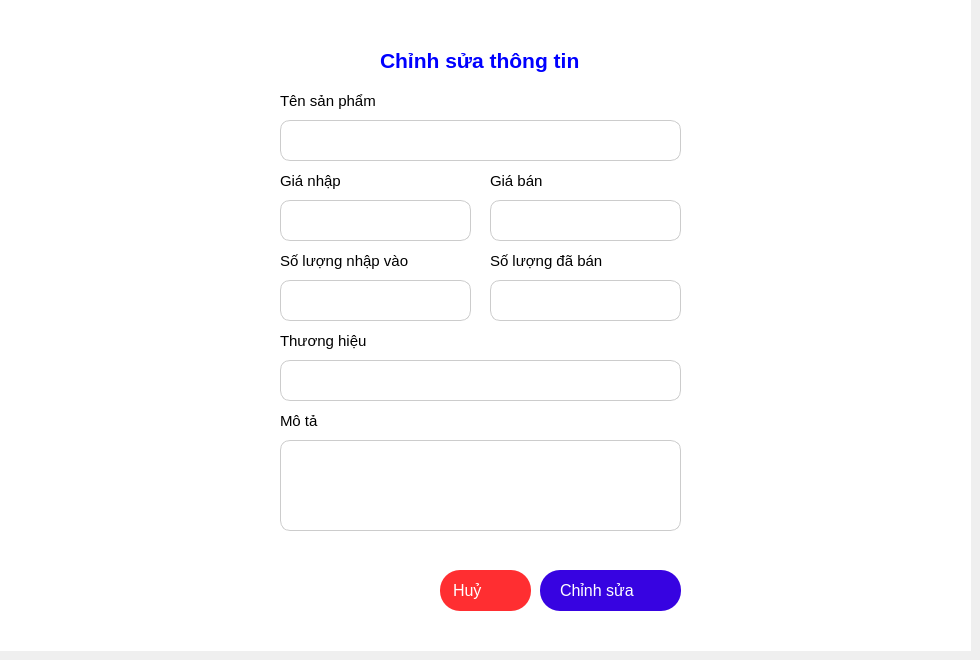
      <widget class="QWidget" name="tab_4">
       <attribute name="title">
        <string>    Chỉnh sửa    </string>
       </attribute>
       <widget class="QWidget" name="widget_14" native="true">
        <property name="geometry">
         <rect>
          <x>0</x>
          <y>0</y>
          <width>971</width>
          <height>651</height>
         </rect>
        </property>
        <property name="styleSheet">
         <string notr="true">background-color:#fff;
</string>
        </property>
        <widget class="QLabel" name="phoneLabel_2">
         <property name="geometry">
          <rect>
           <x>500</x>
           <y>210</y>
           <width>101</width>
           <height>21</height>
          </rect>
         </property>
         <property name="font">
          <font>
           <pointsize>11</pointsize>
           <fontweight>DemiBold</fontweight>
          </font>
         </property>
         <property name="styleSheet">
          <string notr="true">color: black;</string>
         </property>
         <property name="text">
          <string/>
         </property>
        </widget>
        <widget class="QLabel" name="emailLabel_4">
         <property name="geometry">
          <rect>
           <x>290</x>
           <y>540</y>
           <width>401</width>
           <height>21</height>
          </rect>
         </property>
         <property name="font">
          <font>
           <pointsize>13</pointsize>
           <bold>true</bold>
          </font>
         </property>
         <property name="styleSheet">
          <string notr="true">color: red;</string>
         </property>
         <property name="text">
          <string/>
         </property>
        </widget>
        <widget class="QWidget" name="widget_20" native="true">
         <property name="geometry">
          <rect>
           <x>160</x>
           <y>50</y>
           <width>661</width>
           <height>581</height>
          </rect>
         </property>
         <widget class="QLabel" name="emailLabel_3">
          <property name="geometry">
           <rect>
            <x>330</x>
            <y>120</y>
            <width>81</width>
            <height>21</height>
           </rect>
          </property>
          <property name="font">
           <font>
            <pointsize>11</pointsize>
            <fontweight>DemiBold</fontweight>
           </font>
          </property>
          <property name="styleSheet">
           <string notr="true">color: black;</string>
          </property>
          <property name="text">
           <string>Giá bán</string>
          </property>
         </widget>
         <widget class="QLabel" name="nameLabel_2">
          <property name="geometry">
           <rect>
            <x>120</x>
            <y>40</y>
            <width>141</width>
            <height>21</height>
           </rect>
          </property>
          <property name="font">
           <font>
            <pointsize>11</pointsize>
            <fontweight>DemiBold</fontweight>
           </font>
          </property>
          <property name="styleSheet">
           <string notr="true">color: black;</string>
          </property>
          <property name="text">
           <string>Tên sản phẩm</string>
          </property>
         </widget>
         <widget class="QLabel" name="changeUpdateLabel">
          <property name="geometry">
           <rect>
            <x>120</x>
            <y>360</y>
            <width>161</width>
            <height>21</height>
           </rect>
          </property>
          <property name="font">
           <font>
            <pointsize>11</pointsize>
            <fontweight>DemiBold</fontweight>
           </font>
          </property>
          <property name="styleSheet">
           <string notr="true">color: black;</string>
          </property>
          <property name="text">
           <string>Mô tả</string>
          </property>
         </widget>
         <widget class="QTextEdit" name="detailU">
          <property name="geometry">
           <rect>
            <x>120</x>
            <y>390</y>
            <width>401</width>
            <height>91</height>
           </rect>
          </property>
          <property name="font">
           <font>
            <pointsize>12</pointsize>
            <bold>false</bold>
           </font>
          </property>
          <property name="styleSheet">
           <string notr="true">border-radius: 10px;
color: #000;
border: 1px solid #ccc;
padding-left: 10px;
background-color: #fff;</string>
          </property>
         </widget>
         <widget class="QPushButton" name="cancelBtn_2">
          <property name="geometry">
           <rect>
            <x>280</x>
            <y>520</y>
            <width>91</width>
            <height>41</height>
           </rect>
          </property>
          <property name="font">
           <font>
            <pointsize>12</pointsize>
            <bold>false</bold>
           </font>
          </property>
          <property name="cursor">
           <cursorShape>PointingHandCursor</cursorShape>
          </property>
          <property name="styleSheet">
           <string notr="true">border-radius: 20px;
background-color:rgb(255, 46, 49);
border:none;
padding-left: 13px;
text-align: left;

color: #fff;</string>
          </property>
          <property name="text">
           <string>Huỷ</string>
          </property>
          <property name="icon">
           <iconset resource="resourse.qrc">
            <normaloff>:/new/img/img/cancel.png</normaloff>:/new/img/img/cancel.png</iconset>
          </property>
          <property name="iconSize">
           <size>
            <width>26</width>
            <height>26</height>
           </size>
          </property>
         </widget>
         <widget class="QLabel" name="emailLabel_2">
          <property name="geometry">
           <rect>
            <x>120</x>
            <y>120</y>
            <width>81</width>
            <height>21</height>
           </rect>
          </property>
          <property name="font">
           <font>
            <pointsize>11</pointsize>
            <fontweight>DemiBold</fontweight>
           </font>
          </property>
          <property name="styleSheet">
           <string notr="true">color: black;</string>
          </property>
          <property name="text">
           <string>Giá nhập</string>
          </property>
         </widget>
         <widget class="QLineEdit" name="priceU">
          <property name="geometry">
           <rect>
            <x>330</x>
            <y>150</y>
            <width>191</width>
            <height>41</height>
           </rect>
          </property>
          <property name="font">
           <font>
            <pointsize>12</pointsize>
            <bold>false</bold>
           </font>
          </property>
          <property name="cursor">
           <cursorShape>IBeamCursor</cursorShape>
          </property>
          <property name="styleSheet">
           <string notr="true">border-radius: 10px;
color: #000;
border: 1px solid #ccc;
padding-left: 10px;
background-color: #fff;</string>
          </property>
          <property name="text">
           <string/>
          </property>
         </widget>
         <widget class="QLineEdit" name="sellU">
          <property name="geometry">
           <rect>
            <x>330</x>
            <y>230</y>
            <width>191</width>
            <height>41</height>
           </rect>
          </property>
          <property name="font">
           <font>
            <pointsize>12</pointsize>
            <bold>false</bold>
           </font>
          </property>
          <property name="cursor">
           <cursorShape>IBeamCursor</cursorShape>
          </property>
          <property name="styleSheet">
           <string notr="true">border-radius: 10px;
color: #000;
border: 1px solid #ccc;
padding-left: 10px;background-color: #fff;</string>
          </property>
          <property name="text">
           <string/>
          </property>
          <property name="echoMode">
           <enum>QLineEdit::EchoMode::Normal</enum>
          </property>
         </widget>
         <widget class="QLineEdit" name="nameUpdate">
          <property name="geometry">
           <rect>
            <x>120</x>
            <y>70</y>
            <width>401</width>
            <height>41</height>
           </rect>
          </property>
          <property name="font">
           <font>
            <pointsize>12</pointsize>
            <bold>false</bold>
           </font>
          </property>
          <property name="cursor">
           <cursorShape>IBeamCursor</cursorShape>
          </property>
          <property name="styleSheet">
           <string notr="true">border-radius: 10px;
color: #000;
border: 1px solid #ccc;
padding-left: 10px;
background-color: #fff;</string>
          </property>
          <property name="text">
           <string/>
          </property>
         </widget>
         <widget class="QLabel" name="label_41">
          <property name="geometry">
           <rect>
            <x>220</x>
            <y>-10</y>
            <width>231</width>
            <height>41</height>
           </rect>
          </property>
          <property name="font">
           <font>
            <pointsize>16</pointsize>
            <bold>true</bold>
           </font>
          </property>
          <property name="styleSheet">
           <string notr="true">color: blue;
</string>
          </property>
          <property name="text">
           <string>Chỉnh sửa thông tin</string>
          </property>
         </widget>
         <widget class="QPushButton" name="updateBtn">
          <property name="geometry">
           <rect>
            <x>380</x>
            <y>520</y>
            <width>141</width>
            <height>41</height>
           </rect>
          </property>
          <property name="font">
           <font>
            <pointsize>12</pointsize>
            <bold>false</bold>
           </font>
          </property>
          <property name="cursor">
           <cursorShape>PointingHandCursor</cursorShape>
          </property>
          <property name="styleSheet">
           <string notr="true">border-radius: 20px;
background-color: #f7f7f7;
border:none;
background-color: rgb(55, 3, 225);
text-align: left;
padding-left: 20px;
padding-right: 5px;
color: #fff;</string>
          </property>
          <property name="text">
           <string>Chỉnh sửa</string>
          </property>
          <property name="icon">
           <iconset resource="resourse.qrc">
            <normaloff>:/new/img/img/confirm.png</normaloff>:/new/img/img/confirm.png</iconset>
          </property>
          <property name="iconSize">
           <size>
            <width>23</width>
            <height>23</height>
           </size>
          </property>
         </widget>
         <widget class="QLabel" name="passLabel_5">
          <property name="geometry">
           <rect>
            <x>120</x>
            <y>200</y>
            <width>141</width>
            <height>21</height>
           </rect>
          </property>
          <property name="font">
           <font>
            <pointsize>11</pointsize>
            <fontweight>DemiBold</fontweight>
           </font>
          </property>
          <property name="styleSheet">
           <string notr="true">color: black;</string>
          </property>
          <property name="text">
           <string>Số lượng nhập vào</string>
          </property>
         </widget>
         <widget class="QLabel" name="passLabel_3">
          <property name="geometry">
           <rect>
            <x>330</x>
            <y>200</y>
            <width>141</width>
            <height>21</height>
           </rect>
          </property>
          <property name="font">
           <font>
            <pointsize>11</pointsize>
            <fontweight>DemiBold</fontweight>
           </font>
          </property>
          <property name="styleSheet">
           <string notr="true">color: black;</string>
          </property>
          <property name="text">
           <string>Số lượng đã bán</string>
          </property>
         </widget>
         <widget class="QLineEdit" name="qntU">
          <property name="geometry">
           <rect>
            <x>120</x>
            <y>230</y>
            <width>191</width>
            <height>41</height>
           </rect>
          </property>
          <property name="font">
           <font>
            <pointsize>12</pointsize>
            <bold>false</bold>
           </font>
          </property>
          <property name="cursor">
           <cursorShape>IBeamCursor</cursorShape>
          </property>
          <property name="styleSheet">
           <string notr="true">border-radius: 10px;
color: #000;
border: 1px solid #ccc;
padding-left: 10px;background-color: #fff;</string>
          </property>
          <property name="text">
           <string/>
          </property>
          <property name="echoMode">
           <enum>QLineEdit::EchoMode::Normal</enum>
          </property>
         </widget>
         <widget class="QLabel" name="passLabel_6">
          <property name="geometry">
           <rect>
            <x>120</x>
            <y>280</y>
            <width>141</width>
            <height>21</height>
           </rect>
          </property>
          <property name="font">
           <font>
            <pointsize>11</pointsize>
            <fontweight>DemiBold</fontweight>
           </font>
          </property>
          <property name="styleSheet">
           <string notr="true">color: black;</string>
          </property>
          <property name="text">
           <string>Thương hiệu</string>
          </property>
         </widget>
         <widget class="QLineEdit" name="branchU">
          <property name="geometry">
           <rect>
            <x>120</x>
            <y>310</y>
            <width>401</width>
            <height>41</height>
           </rect>
          </property>
          <property name="font">
           <font>
            <pointsize>12</pointsize>
            <bold>false</bold>
           </font>
          </property>
          <property name="cursor">
           <cursorShape>IBeamCursor</cursorShape>
          </property>
          <property name="styleSheet">
           <string notr="true">border-radius: 10px;
color: #000;
border: 1px solid #ccc;
padding-left: 10px;
background-color: #fff;</string>
          </property>
          <property name="text">
           <string/>
          </property>
         </widget>
         <widget class="QLineEdit" name="importPriceU">
          <property name="geometry">
           <rect>
            <x>120</x>
            <y>150</y>
            <width>191</width>
            <height>41</height>
           </rect>
          </property>
          <property name="font">
           <font>
            <pointsize>12</pointsize>
            <bold>false</bold>
           </font>
          </property>
          <property name="cursor">
           <cursorShape>IBeamCursor</cursorShape>
          </property>
          <property name="styleSheet">
           <string notr="true">border-radius: 10px;
color: #000;
border: 1px solid #ccc;
padding-left: 10px;
background-color: #fff;</string>
          </property>
          <property name="text">
           <string/>
          </property>
         </widget>
         <widget class="QLabel" name="statusUpdate">
          <property name="geometry">
           <rect>
            <x>120</x>
            <y>490</y>
            <width>401</width>
            <height>21</height>
           </rect>
          </property>
          <property name="font">
           <font>
            <pointsize>15</pointsize>
            <bold>true</bold>
           </font>
          </property>
          <property name="styleSheet">
           <string notr="true">color: red;</string>
          </property>
          <property name="text">
           <string/>
          </property>
         </widget>
        </widget>
       </widget>
      </widget>
